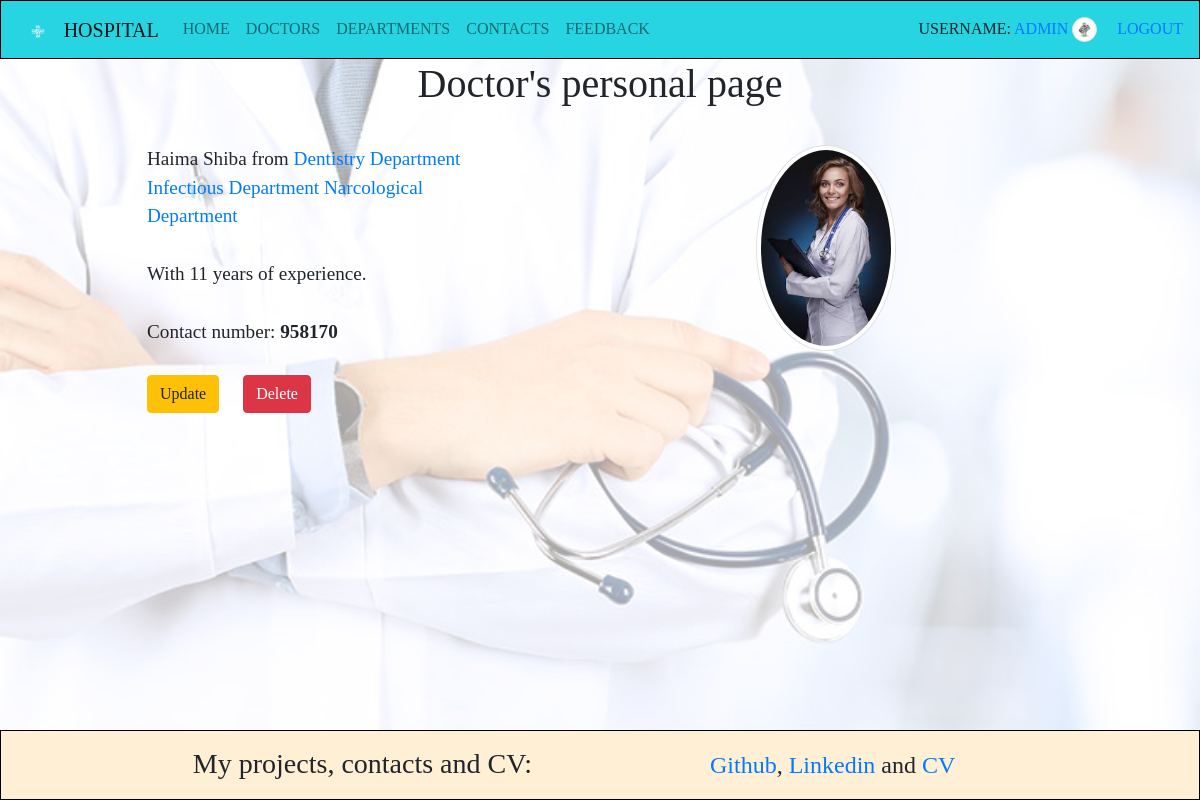
/dotors/19/ (signed in), run on the app's committed database.
### app/models.py (models this page shows, shortened)
class Doctor(AbstractUser):
    experience = models.IntegerField(null=True, blank=True, default=0)
    description = models.CharField(max_length=255, null=True, blank=True)
    contacts = models.IntegerField(null=True, blank=True)
    avatar = models.ImageField(upload_to="avatars", null=True, blank=True, default="avatars/default_user.png")
    department = models.ManyToManyField(Department)
    class Meta:
        ordering = ["first_name"]

class Department(models.Model):
    name = models.CharField(max_length=255)
    description = models.CharField(max_length=500, null=True, blank=True)
    class Meta:
        ordering = ["name"]

### app/views.py (the view)
# urls.py: path("dotors/<int:pk>/", DoctorDetailView.as_view(), name="doctor_detail"),
class DoctorDetailView(generic.DetailView):
    model = Doctor

### templates/app/doctor_detail.html (shortened to what this page needs)
{% extends "base.html" %}
{% block content %}
    <div class="doctor_detail">
        <h1 class="text-center">Doctor's personal page</h1>
        <br>
        <div class="row py-10 doctor_detail_block">
            <div class="col-sm-5">
                {{ doctor.first_name }} {{ doctor.last_name }} from
                {% for departments in doctor.department.all %}
                    <a href="{% url 'app:departments_detail' pk=departments.id %}">{{ departments.name }}</a>
                    {% empty %}
                    <b>Sorry, something wrong. This person does not belong to any departments.</b>
                {% endfor %}
                <br>
                <br>
                With {{ doctor.experience }} years of experience.
                <br>
                <br>
                Contact number: <strong>{{ doctor.contacts }}</strong>
                <br>
                <br>
                <a class="btn btn-warning" href="{% url 'app:doctors_update' pk=doctor.id %}">Update</a>
                <a class="btn btn-danger" href="{% url 'app:doctors_delete' pk=doctor.id %}">Delete</a>
            </div>
            <div class="col-sm-3"></div>
            <img class="img-thumbnail rounded-circle" style="width: 15%; height: 15%;" src="{{ doctor.avatar.url }}" alt="sorry, something wrong">
        </div>
    </div>
{% endblock %}
{% block background %}
    <div class="doctors_background"></div>
{% endblock %}

### templates/includes/navbar.html (shortened to what this page needs)
<nav class="navbar navbar-light navbar-expand-lg bg-navbar fixed-top" role="navigation">
    <a class="navbar-brand">
        <img src="/static/images/brand-logo.jpeg" alt="" height="25">
        Hospital
    </a>
    <div class="collapse navbar-collapse" id="navbarSupportedContent">
        <ul class="navbar-nav mr-auto">
            <li class="nav-item">
                <a class="nav-link" href="{% url 'app:index' %}">Home</a>
            </li>
            <li class="nav-item">
                <a class="nav-link" href="{% url 'app:doctors_list' %}">Doctors</a>
            </li>
            <li class="nav-item">
                <a class="nav-link" href="{% url 'app:departments_list' %}">Departments</a>
            </li>
            <li class="nav-item">
                <a class="nav-link" href="{% url 'app:doctors_contact_list' %}">Contacts</a>
            </li>
            <li class="nav-item">
                <a class="nav-link" href="{% url 'app:contact_us' %}">Feedback</a>
            </li>
        </ul>
        <form class="form my-2 my-lg-0">
             {% if user.is_authenticated %}
                 Username: <a href="{% url 'app:doctor_detail' pk=user.id %}">{{ user.get_username }}</a>
                 <img class="img-thumbnail rounded-circle" style="width: 25px; height: 25px;" src="{{ user.avatar.url }}">
                 <a href="{% url 'logout'%}?next={{request.path}}">Logout</a>
            {% else %}
                <a href="{% url 'login'%}?next={{request.path}}">Login</a>
            {% endif %}
        </form>
    </div>
</nav>

### static/css/styles.css (style rules this page uses)
body { font-family: Verdana, serif; position: relative; min-height: 100vh; padding-top: 60px; padding-bottom: 150px; }
.doctors_background { background: url("../images/doctors_page.jpeg") center center/cover no-repeat; opacity: 35%; display: block; width: 100%; height: 100%; position: absolute; top: 0; left: 0; }
.navbar { background-color: #27d4e2; border: 1px solid black; text-transform: uppercase; }
.nav-item a::after { content: ''; display: block; width: 100%; background-color: #ccc; height: 1px; transform: scale(0); }
.doctor_detail_block { margin-left: 10%; margin-right: 10%; }

### data on the page
Doctor: get_username "ADMIN", avatar (picture)
Doctor: first_name "Haima", last_name "Shiba", experience "11", contacts "958170", avatar (picture)
Department: name "Dentistry Department"
Department: name "Infectious Department"
Department: name "Narcological Department"
